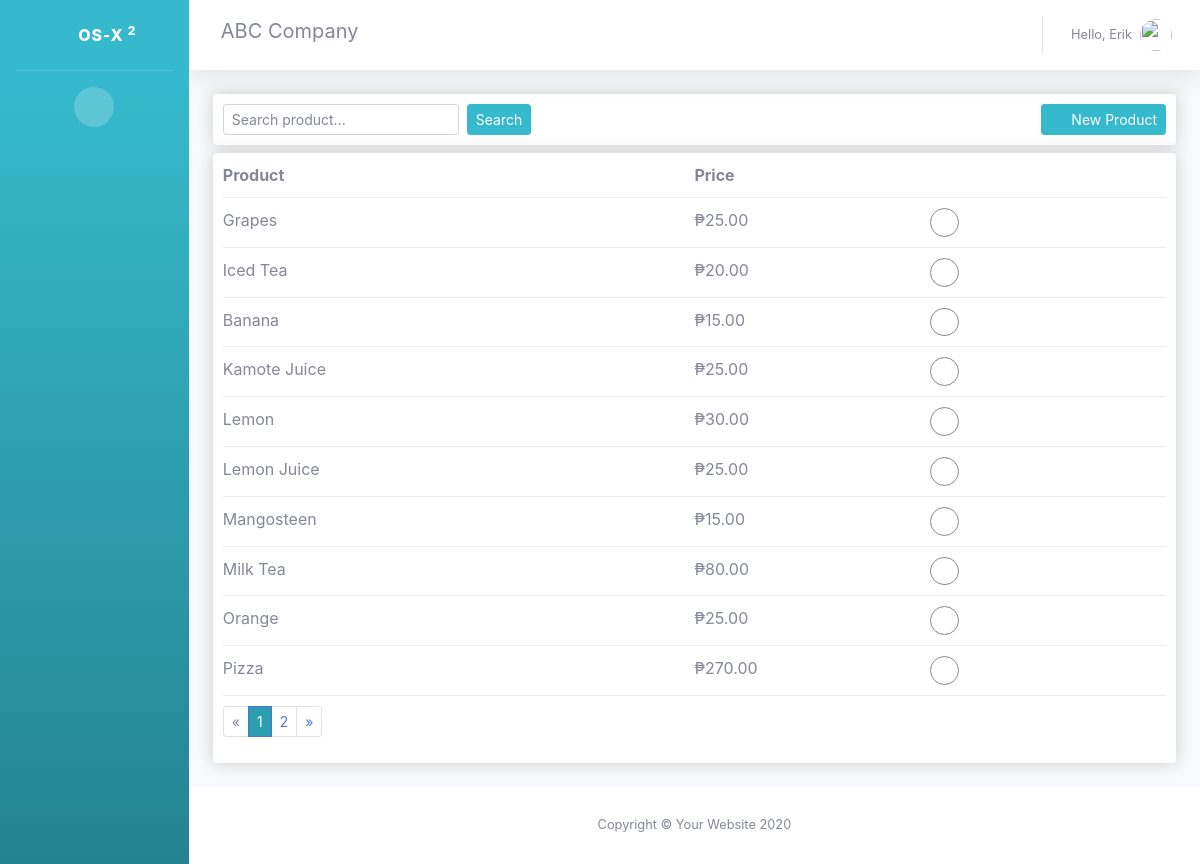
The page /product_form/ (signed in) on the database its author committed.
### accounts/models.py (models this page shows, shortened)
class Product(models.Model):
    name = models.CharField(max_length=255)
    price = models.FloatField()

### accounts/views.py (the view)
# urls.py: path('product_form/', views.product_form, name="product_form"),
def product_form(request):
    products = Product.objects.get_queryset().order_by('name')
    productFilter = ProductFilter(request.GET, queryset=products)
    products = productFilter.qs
    productPaginator = Paginator(products, 10)
    product_page_number = request.GET.get('page')
    try:
        products = productPaginator.page(product_page_number)
    except PageNotAnInteger:
        products = productPaginator.page(1)
    except EmptyPage:
        products = productPaginator.page(productPaginator.num_pages)
    context = { 'products': products, 'productFilter': productFilter}
    return render(request, 'accounts/product_template.html', context)

### accounts/templates/accounts/product_template.html (shortened to what this page needs)
{% extends 'accounts/main.html' %}
{% load crispy_forms_tags %}
{% load static %}
{% block content %}
<div class="box-element">
  <div class="row">
    <div class="col-6">
      <form class="form-inline" action="" method="GET">
        {{ productFilter.form | crispy }}
        <button type="submit" class="btn btn-info btn-sm ml-2">Search</button>
      </form>
    </div>
    <div class="col-6">
      <a href="{% url 'create_product' %}" class="btn btn-info btn-sm float-right"><i class="fa fa-plus fa-fw"></i>
        New Product</a>
    </div>
  </div>
</div>
<div class="box-element mt-2">
  <div class="cart-row">
    <div style="flex: 2"><strong>Product</strong></div>
    <div style="flex: 1"><strong>Price</strong></div>
    <div style="flex: 1"></div>
  </div>
  {% for product in products %}
  <div class="cart-row">
    <div style="flex: 2">{{product.name | title}}</div>
    <div style="flex: 1">₱{{product.price | floatformat:2}}</div>
    <div style="flex: 1">
      <a href="{% url 'update_product' product.id %}" class="btn btn-circle btn-outline-secondary add-btn btn-sm"><i
          class="fa fa-pen"></i></a>
    </div>
  </div>
  {% endfor %}
  {% if products.has_other_pages %}
  <ul class="pagination pagination-sm">
    {% if products.has_previous %}
    <li class="page-item"><a class="page-link" href="?page={{ products.previous_page_number }}">&laquo;</a></li>
    {% else %}
    <li class="page-item disabled">
      <a class="page-link" href="#"><span>&laquo;</span></a>
    </li>
    {% endif %}
    {% for i in products.paginator.page_range %}
    {% if products.number == i %}
    <li class="active page-item">
      <a class="page-link" href="#">{{ i }}<span class="sr-only">(current)</span></a>
    </li>
    {% else %}
    <li class="page-item"><a class="page-link" href="?page={{ i }}">{{ i }}</a></li>
    {% endif %}
    {% endfor %}
    {% if products.has_next %}
    <li class="page-item"><a class="page-link" href="?page={{ products.next_page_number }}">&raquo;</a>
    </li>
    {% else %}
    <li class="page-item disabled">
      <a class="page-link" href="#"><span>&raquo;</span></a>
    </li>
    {% endif %}
  </ul>
  {% endif %}
</div>
<br>
{% endblock %}

### accounts/templates/accounts/main.html (shortened to what this page needs)
<!DOCTYPE html>
<html lang="en">
{% load static %}
<head>
  <link href="{% static 'vendor/fontawesome-free/css/all.min.css' %}" rel="stylesheet" type="text/css" />
  <link href="{%static 'fonts/nunito.css' %}" rel="stylesheet" />
  <link href="{% static 'css/sb-admin-2.min.css' %}" rel="stylesheet" />
  <link href="{% static 'css/main.css' %}" rel="stylesheet" />
</head>
<body id="page-top">
  <div id="wrapper">
    <ul class="navbar-nav bg-gradient-info sidebar sidebar-dark accordion" id="accordionSidebar">
      <a class="sidebar-brand d-flex align-items-center justify-content-center" href="{% url 'home' %}">
        <div class="sidebar-brand-icon">
          <i class="fas fa-shopping-basket"></i>
        </div>
        <div class="sidebar-brand-text mx-3">os-x <sup>2</sup></div>
      </a>
      <hr class="sidebar-divider d-none d-md-block">
      <div class="text-center d-none d-md-inline">
        <button class="rounded-circle border-0" id="sidebarToggle"></button>
      </div>
    </ul>
    <div id="content-wrapper" class="d-flex flex-column">
      <div id="content">
        <nav class="navbar navbar-expand navbar-light bg-white topbar mb-4 static-top shadow">
          <div class="d-none d-sm-inline-block form-inline mr-auto ml-md-3 my-2 my-md-0 mw-100">
            <h5 class="text-gray-600">ABC Company</h5>
          </div>
          <ul class="navbar-nav ml-auto">
            <li class="nav-item dropdown no-arrow">
              <a class="nav-link dropdown-toggle" href="#" id="userDropdown" role="button" data-toggle="dropdown"
                aria-haspopup="true" aria-expanded="false">
                <span class="mr-2 d-none d-lg-inline text-gray-600 small">Hello,
                  {{request.user.username|capfirst}}</span>
                <img class="img-profile rounded-circle" src="{% static 'images/user.jpg' %}" />
              </a>
            </li>
          </ul>
        </nav>
        <div class="container-fluid">
          {% block content %} {% endblock %}
        </div>
      </div>
      <footer class="sticky-footer bg-white">
        <div class="container my-auto">
          <div class="copyright text-center my-auto">
            <span>Copyright &copy; Your Website 2020</span>
          </div>
        </div>
      </footer>
    </div>
  </div>
</body>
</html>

### static/css/main.css (style rules this page uses)
body { background-color: hsl(0, 0%, 98%); }
h1, h2, h3, h4, h5, h6 { color: hsl(0, 0%, 30%); }
.box-element { box-shadow: hsl(0, 0%, 80%) 0 0 16px; background-color: #fff; border-radius: 4px; padding: 10px; }
.cart-row { display: flex; align-items: flex-stretch; padding-bottom: 10px; margin-bottom: 10px; border-bottom: 1px solid #ececec; }
.page-item.active .page-link { background-color: #2c9faf !important; }

### rows shown on the page
Product: name "Grapes", price "25.00"
Product: name "Iced Tea", price "20.00"
Product: name "Banana", price "15.00"
Product: name "Kamote Juice", price "25.00"
Product: name "Lemon", price "30.00"
Product: name "Lemon Juice", price "25.00"
Product: name "Mangosteen", price "15.00"
Product: name "Milk Tea", price "80.00"
Product: name "Orange", price "25.00"
Product: name "Pizza", price "270.00"

### other values the page prints
{{ request.user.username|capfirst }} "Erik"
{{ i }} "1"
{{ i }} "2"
